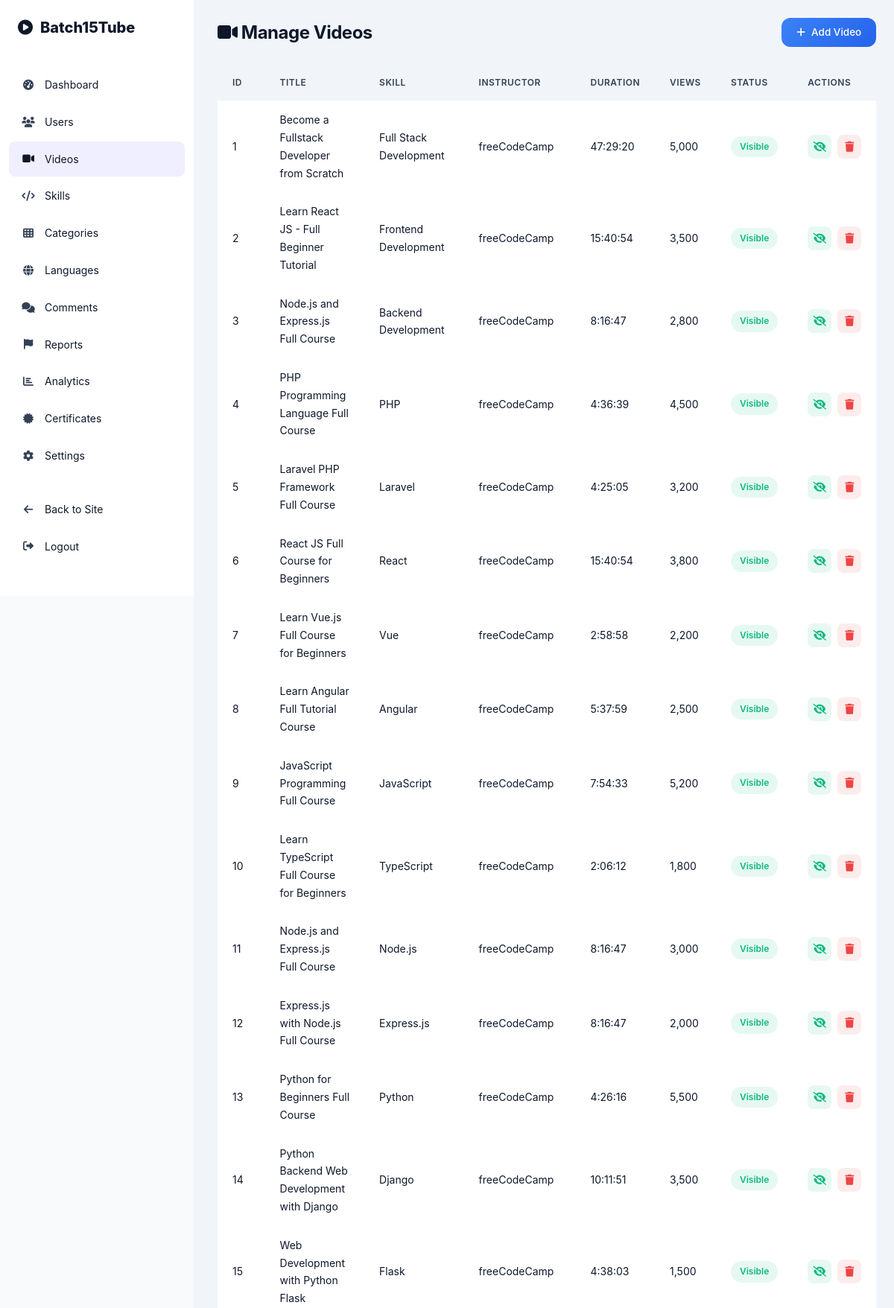
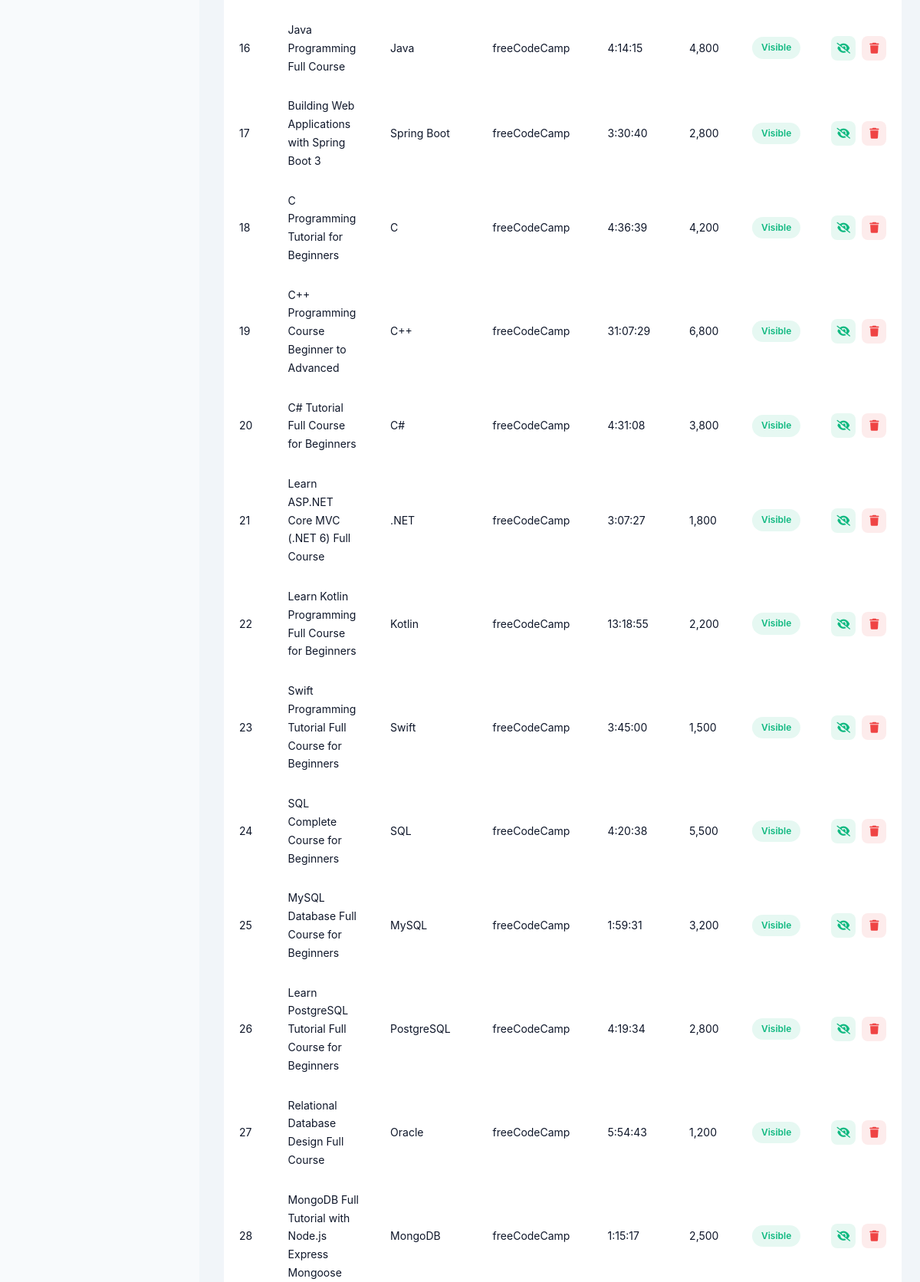
The app's page /youtube/cs15b/admin/videos.php (signed in, upper part) with its own data (2 pictures, top to bottom).
### tables this page shows
CREATE TABLE IF NOT EXISTS videos (
    id INT AUTO_INCREMENT PRIMARY KEY,
    skill_id INT DEFAULT NULL,
    sub_skill_id INT DEFAULT NULL,
    category_id INT DEFAULT NULL,
    title VARCHAR(255) NOT NULL,
    slug VARCHAR(255) NOT NULL UNIQUE,
    description TEXT DEFAULT NULL,
    youtube_id VARCHAR(100) NOT NULL,
    embed_url VARCHAR(255) NOT NULL,
    thumbnail VARCHAR(255) DEFAULT NULL,
    duration VARCHAR(20) DEFAULT '0:00',
    instructor VARCHAR(255) DEFAULT 'Batch15Tube',
    instructor_avatar VARCHAR(255) DEFAULT 'default.svg',
    language VARCHAR(10) DEFAULT 'en',
    is_featured BOOLEAN DEFAULT FALSE,
    is_pinned BOOLEAN DEFAULT FALSE,
    is_hidden BOOLEAN DEFAULT FALSE,
    is_scheduled BOOLEAN DEFAULT FALSE,
    scheduled_date DATETIME DEFAULT NULL,
    sort_order INT DEFAULT 0,
    views INT DEFAULT 0,
    likes_count INT DEFAULT 0,
    comments_count INT DEFAULT 0,
    is_active BOOLEAN DEFAULT TRUE,
    created_at TIMESTAMP DEFAULT CURRENT_TIMESTAMP,
    updated_at TIMESTAMP DEFAULT CURRENT_TIMESTAMP ON UPDATE CURRENT_TIMESTAMP,
    FOREIGN KEY (skill_id) REFERENCES skills(id) ON DELETE SET NULL,
    FOREIGN KEY (sub_skill_id) REFERENCES sub_skills(id) ON DELETE SET NULL,
    FOREIGN KEY (category_id) REFERENCES categories(id) ON DELETE SET NULL
);

CREATE TABLE IF NOT EXISTS skills (
    id INT AUTO_INCREMENT PRIMARY KEY,
    name VARCHAR(255) NOT NULL,
    slug VARCHAR(255) NOT NULL UNIQUE,
    description TEXT DEFAULT NULL,
    icon VARCHAR(255) DEFAULT 'code',
    color VARCHAR(7) DEFAULT '#6C63FF',
    is_featured BOOLEAN DEFAULT FALSE,
    sort_order INT DEFAULT 0,
    is_active BOOLEAN DEFAULT TRUE,
    created_at TIMESTAMP DEFAULT CURRENT_TIMESTAMP,
    updated_at TIMESTAMP DEFAULT CURRENT_TIMESTAMP ON UPDATE CURRENT_TIMESTAMP
);

### youtube/cs15b/admin/videos.php (the view, shortened to what this page needs)
<?php
require_once __DIR__ . '/../config/config.php';
$stmt = $pdo->query("SELECT v.*, s.name as skill_name FROM videos v LEFT JOIN skills s ON v.skill_id = s.id ORDER BY v.created_at DESC");
$videos = $stmt->fetchAll();
?>
<!DOCTYPE html>
<html lang="en" data-theme="light">
<head>
    <link rel="stylesheet" href="<?= SITE_URL ?>/assets/css/style.css">
    <link rel="stylesheet" href="<?= SITE_URL ?>/assets/css/admin.css">
    <link rel="stylesheet" href="<?= SITE_URL ?>/assets/css/responsive.css">
    <link rel="stylesheet" href="https://cdnjs.cloudflare.com/ajax/libs/font-awesome/6.5.1/css/all.min.css">
</head>
<body>
    <div class="admin-wrapper">
        <aside class="admin-sidebar">
            <div class="admin-logo"><i class="fas fa-play-circle" style="color:var(--primary)"></i><span>Batch15Tube</span></div>
            <nav class="admin-nav">
                <a href="<?= SITE_URL ?>/admin/index.php" class="admin-nav-item"><i class="fas fa-tachometer-alt"></i> Dashboard</a>
                <a href="<?= SITE_URL ?>/admin/users.php" class="admin-nav-item"><i class="fas fa-users"></i> Users</a>
                <a href="<?= SITE_URL ?>/admin/videos.php" class="admin-nav-item active"><i class="fas fa-video"></i> Videos</a>
                <a href="<?= SITE_URL ?>/admin/skills.php" class="admin-nav-item"><i class="fas fa-code"></i> Skills</a>
                <a href="<?= SITE_URL ?>/admin/categories.php" class="admin-nav-item"><i class="fas fa-th"></i> Categories</a>
                <a href="<?= SITE_URL ?>/admin/languages.php" class="admin-nav-item"><i class="fas fa-globe"></i> Languages</a>
                <a href="<?= SITE_URL ?>/admin/comments.php" class="admin-nav-item"><i class="fas fa-comments"></i> Comments</a>
                <a href="<?= SITE_URL ?>/admin/reports.php" class="admin-nav-item"><i class="fas fa-flag"></i> Reports</a>
                <a href="<?= SITE_URL ?>/admin/analytics.php" class="admin-nav-item"><i class="fas fa-chart-bar"></i> Analytics</a>
                <a href="<?= SITE_URL ?>/admin/certificates.php" class="admin-nav-item"><i class="fas fa-certificate"></i> Certificates</a>
                <a href="<?= SITE_URL ?>/admin/settings.php" class="admin-nav-item"><i class="fas fa-cog"></i> Settings</a>
                <a href="<?= SITE_URL ?>/public/index.php" class="admin-nav-item"><i class="fas fa-arrow-left"></i> Back to Site</a>
                <a href="<?= SITE_URL ?>/admin/index.php?logout=1" class="admin-nav-item"><i class="fas fa-sign-out-alt"></i> Logout</a>
            </nav>
        </aside>
        <main class="admin-main">
            <div class="admin-topbar">
                <h1 class="admin-page-title"><i class="fas fa-video"></i> Manage Videos</h1>
                <button class="btn btn-primary" data-modal="addVideoModal"><i class="fas fa-plus"></i> Add Video</button>
            </div>
            <div class="admin-table-container">
                <table class="admin-table">
                    <thead>
                        <tr><th>ID</th><th>Title</th><th>Skill</th><th>Instructor</th><th>Duration</th><th>Views</th><th>Status</th><th>Actions</th></tr>
                    </thead>
                    <tbody>
                        <?php foreach ($videos as $v): ?>
                        <tr>
                            <td><?= $v['id'] ?></td>
                            <td><?= htmlspecialchars($v['title']) ?></td>
                            <td><?= htmlspecialchars($v['skill_name'] ?? 'N/A') ?></td>
                            <td><?= htmlspecialchars($v['instructor'] ?? 'Batch15Tube') ?></td>
                            <td><?= htmlspecialchars($v['duration'] ?? '0:00') ?></td>
                            <td><?= number_format($v['views'] ?? 0) ?></td>
                            <td><span class="status-badge <?= $v['is_hidden'] ? 'inactive' : 'active' ?>"><?= $v['is_hidden'] ? 'Hidden' : 'Visible' ?></span></td>
                            <td>
                                <div class="actions">
                                    <a href="?toggle=<?= $v['id'] ?>" class="action-icon view" title="<?= $v['is_hidden'] ? 'Show' : 'Hide' ?>"><i class="fas fa-<?= $v['is_hidden'] ? 'eye' : 'eye-slash' ?>"></i></a>
                                    <a href="?delete=<?= $v['id'] ?>" class="action-icon delete" title="Delete" onclick="return confirm('Delete this video?')"><i class="fas fa-trash"></i></a>
                                </div>
                            </td>
                        </tr>
                        <?php endforeach; ?>
                    </tbody>
                </table>
            </div>
        </main>
    </div>
</body>
</html>

### youtube/cs15b/assets/css/admin.css (style rules this page uses)
.admin-wrapper { display: flex; min-height: 100vh; }
.admin-sidebar { width: 260px; background: var(--bg-card); border-right: 1px solid var(--border-color); display: flex; flex-direction: column; position: fixed; top: 0; left: 0; height: 100vh; z-index: 100; overflow-y: auto; }
.admin-logo { display: flex; align-items: center; gap: 10px; padding: 20px 24px; border-bottom: 1px solid var(--border-color); font-size: 20px; font-weight: 800; }
.admin-nav { flex: 1; padding: 16px 12px; }
.admin-nav-item { display: flex; align-items: center; gap: 12px; padding: 12px 16px; border-radius: var(--radius-sm); color: var(--text-primary); font-size: 14px; transition: var(--transition); margin-bottom: 2px; }
.admin-nav-item i { width: 20px; text-align: center; color: var(--text-secondary); }
.admin-nav-item.active { background: rgba(108, 99, 255, 0.1); color: var(--primary); }
.admin-nav-item.active i { color: var(--primary); }
.admin-main { flex: 1; margin-left: 260px; padding: 24px 32px; background: var(--bg-secondary); min-height: 100vh; }
.admin-topbar { display: flex; align-items: center; justify-content: space-between; margin-bottom: 24px; }
.admin-page-title { font-size: 24px; font-weight: 700; }
.admin-table-container { background: var(--bg-card); border-radius: var(--radius); border: 1px solid var(--border-color); overflow: hidden; margin-bottom: 24px; }
.admin-table { width: 100%; border-collapse: collapse; }
.admin-table th, .admin-table td { padding: 14px 20px; text-align: left; font-size: 14px; border-bottom: 1px solid var(--border-color); }
.admin-table th { background: var(--bg-secondary); font-weight: 600; color: var(--text-secondary); font-size: 12px; text-transform: uppercase; letter-spacing: 0.5px; }
.admin-table .actions { display: flex; gap: 8px; }
.admin-table .action-icon { width: 32px; height: 32px; border-radius: 8px; border: none; cursor: pointer; display: flex; align-items: center; justify-content: center; font-size: 14px; transition: var(--transition); }
.action-icon.delete { background: rgba(239, 68, 68, 0.1); color: #ef4444; }
.action-icon.view { background: rgba(16, 185, 129, 0.1); color: #10b981; }
.status-badge { display: inline-flex; padding: 4px 12px; border-radius: 20px; font-size: 12px; font-weight: 600; }
.status-badge.active { background: rgba(16, 185, 129, 0.1); color: #10b981; }

### records on screen
videos: id "1", title "Become a Fullstack Developer from Scratch", skill.name "Full Stack Development", instructor "freeCodeCamp", duration "47:29:20", views "5,000", is_hidden "Visible"
videos: id "2", title "Learn React JS - Full Beginner Tutorial", skill.name "Frontend Development", instructor "freeCodeCamp", duration "15:40:54", views "3,500", is_hidden "Visible"
videos: id "3", title "Node.js and Express.js Full Course", skill.name "Backend Development", instructor "freeCodeCamp", duration "8:16:47", views "2,800", is_hidden "Visible"
videos: id "4", title "PHP Programming Language Full Course", skill.name "PHP", instructor "freeCodeCamp", duration "4:36:39", views "4,500", is_hidden "Visible"
videos: id "5", title "Laravel PHP Framework Full Course", skill.name "Laravel", instructor "freeCodeCamp", duration "4:25:05", views "3,200", is_hidden "Visible"
videos: id "6", title "React JS Full Course for Beginners", skill.name "React", instructor "freeCodeCamp", duration "15:40:54", views "3,800", is_hidden "Visible"
videos: id "7", title "Learn Vue.js Full Course for Beginners", skill.name "Vue", instructor "freeCodeCamp", duration "2:58:58", views "2,200", is_hidden "Visible"
videos: id "8", title "Learn Angular Full Tutorial Course", skill.name "Angular", instructor "freeCodeCamp", duration "5:37:59", views "2,500", is_hidden "Visible"
videos: id "9", title "JavaScript Programming Full Course", skill.name "JavaScript", instructor "freeCodeCamp", duration "7:54:33", views "5,200", is_hidden "Visible"
videos: id "10", title "Learn TypeScript Full Course for Beginners", skill.name "TypeScript", instructor "freeCodeCamp", duration "2:06:12", views "1,800", is_hidden "Visible"
videos: id "11", title "Node.js and Express.js Full Course", skill.name "Node.js", instructor "freeCodeCamp", duration "8:16:47", views "3,000", is_hidden "Visible"
videos: id "12", title "Express.js with Node.js Full Course", skill.name "Express.js", instructor "freeCodeCamp", duration "8:16:47", views "2,000", is_hidden "Visible"
videos: id "13", title "Python for Beginners Full Course", skill.name "Python", instructor "freeCodeCamp", duration "4:26:16", views "5,500", is_hidden "Visible"
videos: id "14", title "Python Backend Web Development with Django", skill.name "Django", instructor "freeCodeCamp", duration "10:11:51", views "3,500", is_hidden "Visible"
videos: id "15", title "Web Development with Python Flask", skill.name "Flask", instructor "freeCodeCamp", duration "4:38:03", views "1,500", is_hidden "Visible"
videos: id "16", title "Java Programming Full Course", skill.name "Java", instructor "freeCodeCamp", duration "4:14:15", views "4,800", is_hidden "Visible"
videos: id "17", title "Building Web Applications with Spring Boot 3", skill.name "Spring Boot", instructor "freeCodeCamp", duration "3:30:40", views "2,800", is_hidden "Visible"
videos: id "18", title "C Programming Tutorial for Beginners", skill.name "C", instructor "freeCodeCamp", duration "4:36:39", views "4,200", is_hidden "Visible"
videos: id "19", title "C++ Programming Course Beginner to Advanced", skill.name "C++", instructor "freeCodeCamp", duration "31:07:29", views "6,800", is_hidden "Visible"
videos: id "20", title "C# Tutorial Full Course for Beginners", skill.name "C#", instructor "freeCodeCamp", duration "4:31:08", views "3,800", is_hidden "Visible"
videos: id "21", title "Learn ASP.NET Core MVC (.NET 6) Full Course", skill.name ".NET", instructor "freeCodeCamp", duration "3:07:27", views "1,800", is_hidden "Visible"
videos: id "22", title "Learn Kotlin Programming Full Course for Beginners", skill.name "Kotlin", instructor "freeCodeCamp", duration "13:18:55", views "2,200", is_hidden "Visible"
videos: id "23", title "Swift Programming Tutorial Full Course for Beginners", skill.name "Swift", instructor "freeCodeCamp", duration "3:45:00", views "1,500", is_hidden "Visible"
videos: id "24", title "SQL Complete Course for Beginners", skill.name "SQL", instructor "freeCodeCamp", duration "4:20:38", views "5,500", is_hidden "Visible"
videos: id "25", title "MySQL Database Full Course for Beginners", skill.name "MySQL", instructor "freeCodeCamp", duration "1:59:31", views "3,200", is_hidden "Visible"
videos: id "26", title "Learn PostgreSQL Tutorial Full Course for Beginners", skill.name "PostgreSQL", instructor "freeCodeCamp", duration "4:19:34", views "2,800", is_hidden "Visible"
videos: id "27", title "Relational Database Design Full Course", skill.name "Oracle", instructor "freeCodeCamp", duration "5:54:43", views "1,200", is_hidden "Visible"
videos: id "28", title "MongoDB Full Tutorial with Node.js Express Mongoose", skill.name "MongoDB", instructor "freeCodeCamp", duration "1:15:17", views "2,500", is_hidden "Visible"
